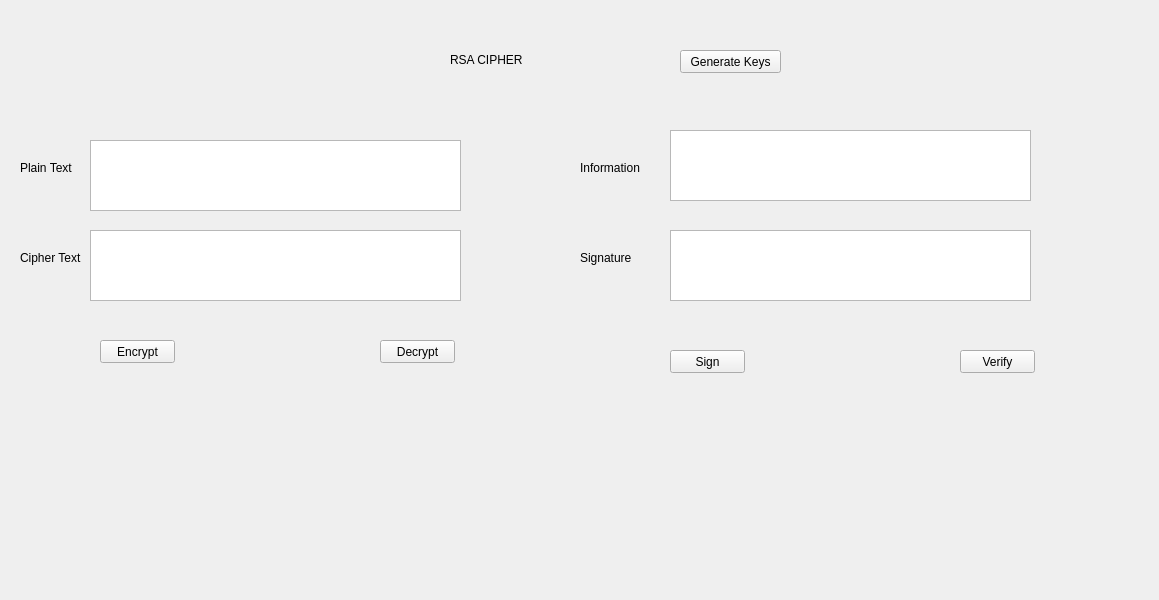
<?xml version="1.0" encoding="UTF-8"?>
<ui version="4.0">
 <class>MainWindow</class>
 <widget class="QMainWindow" name="MainWindow">
  <property name="geometry">
   <rect>
    <x>0</x>
    <y>0</y>
    <width>1159</width>
    <height>600</height>
   </rect>
  </property>

  <widget class="QWidget" name="centralwidget">

   <!-- Plain Text INPUT -->
   <widget class="QPlainTextEdit" name="txt_plainText">
    <property name="geometry">
     <rect>
      <x>90</x>
      <y>140</y>
      <width>371</width>
      <height>71</height>
     </rect>
    </property>
   </widget>

   <!-- Cipher Text OUTPUT -->
   <widget class="QPlainTextEdit" name="txt_cipherText">
    <property name="geometry">
     <rect>
      <x>90</x>
      <y>230</y>
      <width>371</width>
      <height>71</height>
     </rect>
    </property>
   </widget>

   <!-- Information OUTPUT -->
   <widget class="QPlainTextEdit" name="txt_information">
    <property name="geometry">
     <rect>
      <x>670</x>
      <y>130</y>
      <width>361</width>
      <height>71</height>
     </rect>
    </property>
   </widget>

   <!-- Signature OUTPUT -->
   <widget class="QPlainTextEdit" name="txt_signature">
    <property name="geometry">
     <rect>
      <x>670</x>
      <y>230</y>
      <width>361</width>
      <height>71</height>
     </rect>
    </property>
   </widget>

   <!-- Labels -->
   <widget class="QLabel" name="label_plain">
    <property name="geometry">
     <rect>
      <x>20</x>
      <y>160</y>
      <width>61</width>
      <height>16</height>
     </rect>
    </property>
    <property name="text">
     <string>Plain Text</string>
    </property>
   </widget>

   <widget class="QLabel" name="label_cipher">
    <property name="geometry">
     <rect>
      <x>20</x>
      <y>250</y>
      <width>61</width>
      <height>16</height>
     </rect>
    </property>
    <property name="text">
     <string>Cipher Text</string>
    </property>
   </widget>

   <widget class="QLabel" name="label_info">
    <property name="geometry">
     <rect>
      <x>580</x>
      <y>160</y>
      <width>70</width>
      <height>16</height>
     </rect>
    </property>
    <property name="text">
     <string>Information</string>
    </property>
   </widget>

   <widget class="QLabel" name="label_signature">
    <property name="geometry">
     <rect>
      <x>580</x>
      <y>250</y>
      <width>70</width>
      <height>16</height>
     </rect>
    </property>
    <property name="text">
     <string>Signature</string>
    </property>
   </widget>

   <!-- Buttons -->
   <widget class="QPushButton" name="btn_gen_keys">
    <property name="geometry">
     <rect>
      <x>680</x>
      <y>50</y>
      <width>101</width>
      <height>23</height>
     </rect>
    </property>
    <property name="text">
     <string>Generate Keys</string>
    </property>
   </widget>

   <widget class="QPushButton" name="btn_encrypt">
    <property name="geometry">
     <rect>
      <x>100</x>
      <y>340</y>
      <width>75</width>
      <height>23</height>
     </rect>
    </property>
    <property name="text">
     <string>Encrypt</string>
    </property>
   </widget>

   <widget class="QPushButton" name="btn_decrypt">
    <property name="geometry">
     <rect>
      <x>380</x>
      <y>340</y>
      <width>75</width>
      <height>23</height>
     </rect>
    </property>
    <property name="text">
     <string>Decrypt</string>
    </property>
   </widget>

   <widget class="QPushButton" name="btn_sign">
    <property name="geometry">
     <rect>
      <x>670</x>
      <y>350</y>
      <width>75</width>
      <height>23</height>
     </rect>
    </property>
    <property name="text">
     <string>Sign</string>
    </property>
   </widget>

   <widget class="QPushButton" name="btn_verify">
    <property name="geometry">
     <rect>
      <x>960</x>
      <y>350</y>
      <width>75</width>
      <height>23</height>
     </rect>
    </property>
    <property name="text">
     <string>Verify</string>
    </property>
   </widget>

   <!-- Title -->
   <widget class="QLabel" name="title">
    <property name="geometry">
     <rect>
      <x>450</x>
      <y>40</y>
      <width>200</width>
      <height>40</height>
     </rect>
    </property>
    <property name="text">
     <string>RSA CIPHER</string>
    </property>
   </widget>

  </widget>
 </widget>
 <resources/>
 <connections/>
</ui>
